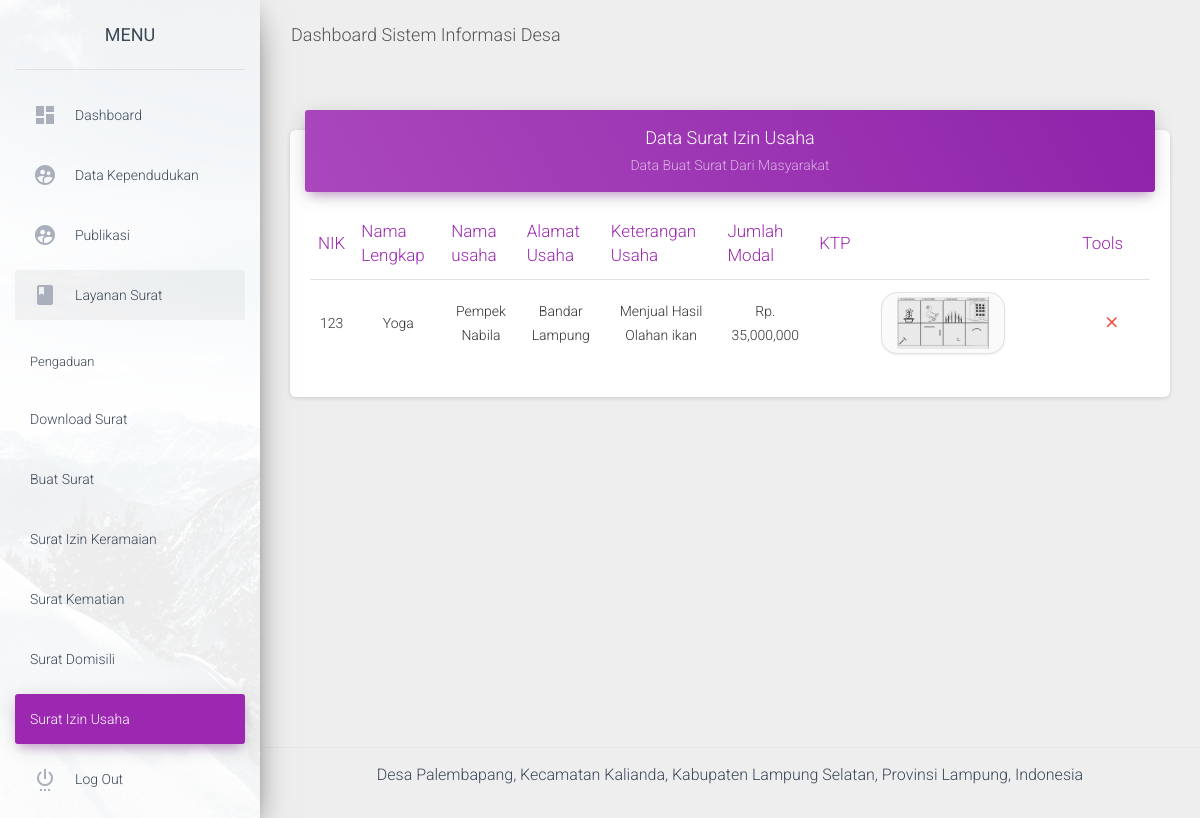
Before: /admin/data_surat_usaha.php (signed in) with the older database file.
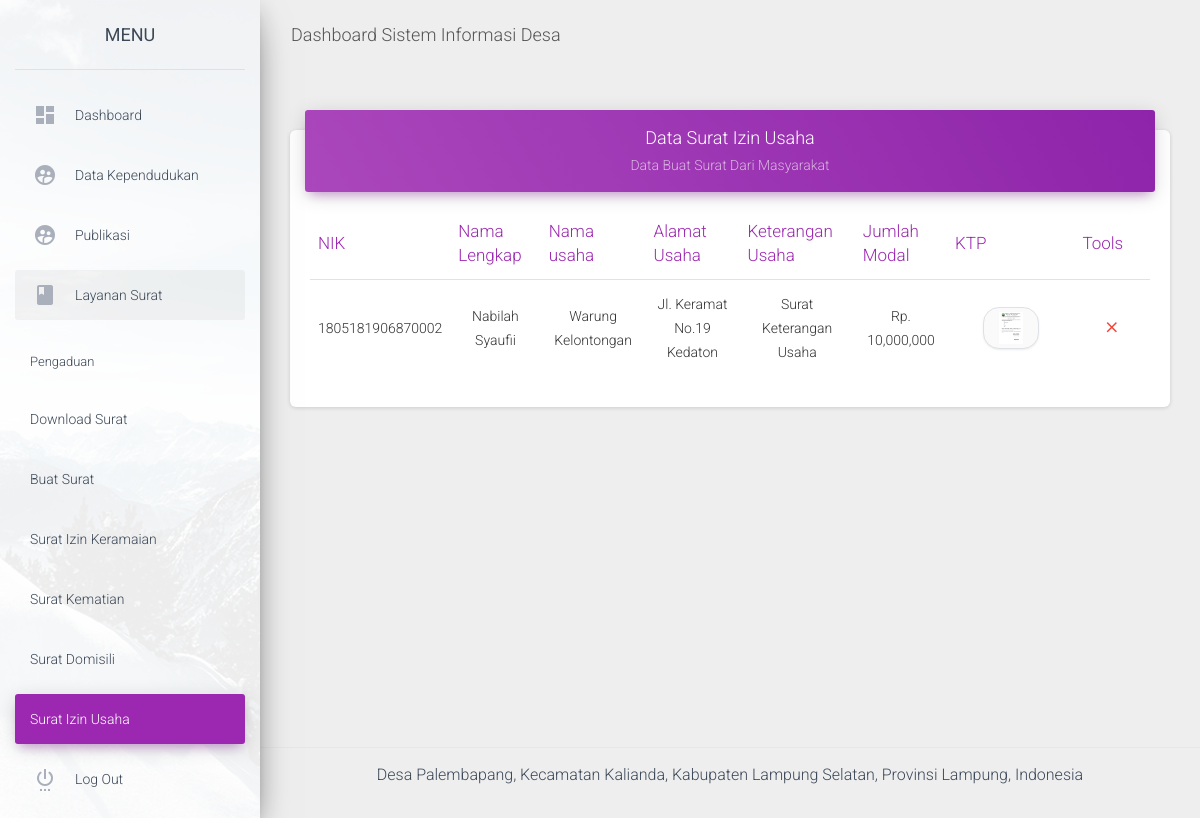
After: the same page with the newer database file.
### tables this page shows
CREATE TABLE `surat_usaha` (
  `id_surat_usaha` varchar(10) NOT NULL,
  `nama` varchar(50) NOT NULL,
  `nik` varchar(50) NOT NULL,
  `alamat` varchar(50) NOT NULL,
  `nama_usaha` varchar(255) NOT NULL,
  `keterangan_usaha` text NOT NULL,
  `jumlah_modal_usaha` varchar(50) NOT NULL,
  `file_surat` varchar(255) NOT NULL
);

### admin/data_surat_usaha.php (the view, shortened to what the changed rows need)
<?php include "atas.php";include "config.php"; ?>
<?php if(isset($_SESSION['username'])) { ?>
<div class="wrapper ">
  <div class="main-panel">
    <div class="content">
      <div class="container-fluid">
        <div class="row">
          <div class="col-md-12">
            <div class="card">
              <div class="card-body">
                <div class="table-responsive">
                  <table class="table">
                    <thead class=" text-primary">
                      <th align="center">
                        NIK
                      </th>
                      <th align="center">
                        Nama Lengkap
                      </th>
                      <th align="center">
                        Nama usaha
                      </th>
                      <th align="center">
                        Alamat Usaha
                      </th>
                      <th align="center">
                        Keterangan Usaha
                      </th>
                      <th align="center">
                        Jumlah Modal
                      </th>
                      <th align="center">
                        KTP
                      </th>
                      <th align="center">
                        Tools
                      </th>
                    </thead>
                    <tbody>
                      <?php $sql  = "SELECT * FROM surat_usaha ORDER BY nik ";
	                          $rest = mysqli_query($koneksi,$sql);
                            while($data = mysqli_fetch_assoc($rest) ) { ?>
                      <tr>
                        <td align="center"> <?php echo $data['nik'];?></td>
                        <td align="center"> <?php echo $data['nama'];?></td>
                        <td align="center"> <?php echo $data['nama_usaha'];?></td>
                        <td align="center"> <?php echo $data['alamat'];?></td>
                        <td align="center"> <?php echo $data['keterangan_usaha'];?></td>
                        <td align="center"> Rp. <?php echo number_format($data['jumlah_modal_usaha']) ;?></td>
                        <td align="center">
                          <a href="../<?php echo $data['file_surat']; ?>" target="_blank">
                            <img src="../<?php echo $data['file_surat']; ?>" class="col-sm-6 img-thumbnail" />
                          </a>
                        </td>
                        <td align="center">
                          <a href="confirm_hapus_buat_surat_usaha?id=<?php echo $data['id_surat_usaha']?>">
                            <button type="button" rel="tooltip" title="Hapus Data"
                              class="btn btn-danger btn-link btn-sm">
                              <i class="material-icons">close</i>
                            </button>
                          </a>
                        </td>
                      </tr>
                      <?php } ?>
                    </tbody>
                  </table>
                </div>
              </div>
            </div>
          </div>
        </div>
      </div>
    </div>
  </div>
</div>
<?php } ?>
<?php include "bawah.php"; ?>

Changed rows visible on the page:
changed surat_usaha: nik "123" → "1805181906870002"; nama "Yoga" → "Nabilah Syaufii"; nama_usaha "Pempek Nabila" → "Warung Kelontongan"; alamat "Bandar Lampung" → "Jl. Keramat No.19 Kedaton"; keterangan_usaha "Menjual Hasil Olahan ikan" → "Surat Keterangan Usaha"; jumlah_modal_usaha "35,000,000" → "10,000,000"; file_surat: a different picture
